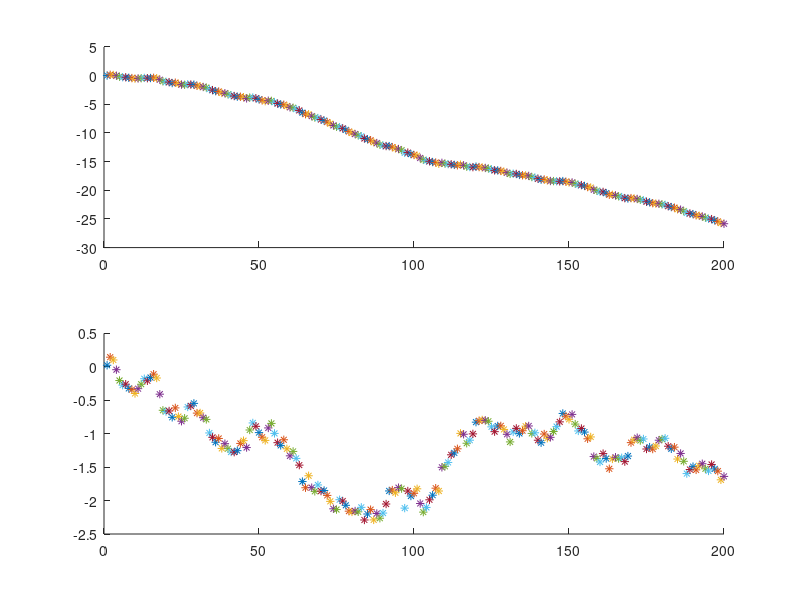

MATLAB code for this plot: (Note: this script raises an error after producing the figure.)
% https://en.wikipedia.org/wiki/Kalman_filter#Derivations
% 
% 
delta_t=0.1;
length = 200;
matrix_F=[1, delta_t; ...
          0, 1];
matrix_G=[delta_t^2/2; ...
          delta_t];
sigma_a_sq = 0.1;      
sigma_z_sq = 0.12;      
matrix_Q=[delta_t^4/4, delta_t^3/2; ...
          delta_t^3/2, delta_t^2]*sigma_a_sq;
% w_k = normrnd(0,  matrix_Q);     
matrix_H=[1, 0];

hat_x_00=zeros(2,1);
matrix_P=zeros(2,2);

sigma_z = 0.01;
matrix_R = sigma_z^2;

n1 = normrnd(0,1);
hat_x_k1_k1 = hat_x_00;
% a_k = 0.1;

% noise_size=[length, 1];
noise_size=1;
% w_k = normrnd(0*noise_size,  matrix_Q*noise_size, [length, 1]);     
% w_k = normrnd(0*noise_size,  matrix_Q*noise_size, [length, 1]);     
% v_k = normrnd(0,  matrix_R, [length, 1]);
hat_P_k1_k1 = matrix_P;
figure(1);
x_k=0;
hold off;
for iterator=1:length
    w_k = normrnd(0,  sigma_a_sq);     
    v_k = normrnd(0,  sigma_z_sq);
    x_k = matrix_F * x_k + w_k;
    z_k = matrix_H * x_k + v_k;
    subplot(211);
    hold on;
    plot(iterator, x_k(1,1), '*');
    subplot(212);
    hold on;
    plot(iterator, x_k(2,2), '*');
end
hat_x_k_k1
